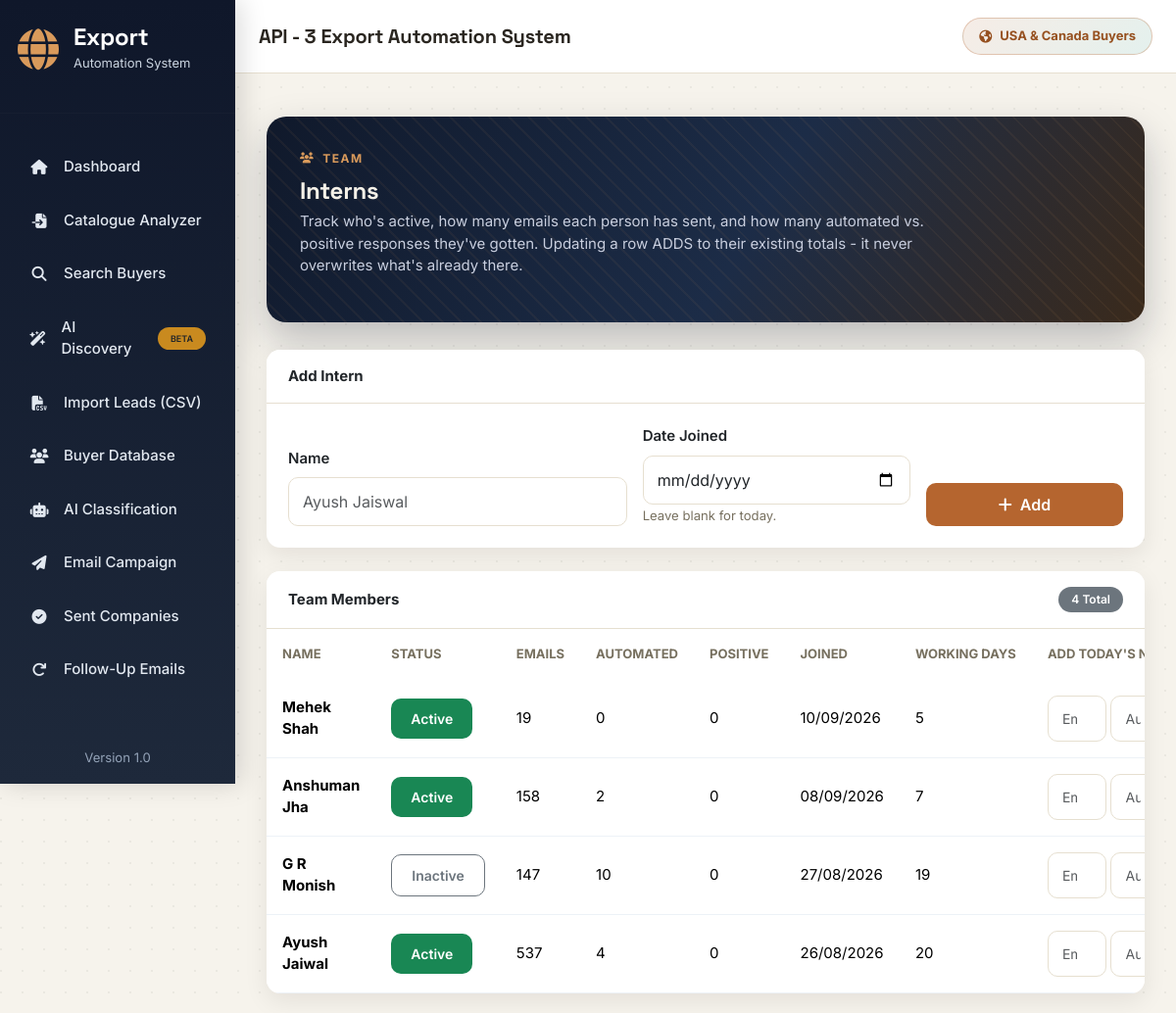
Before: /team with the older database file.
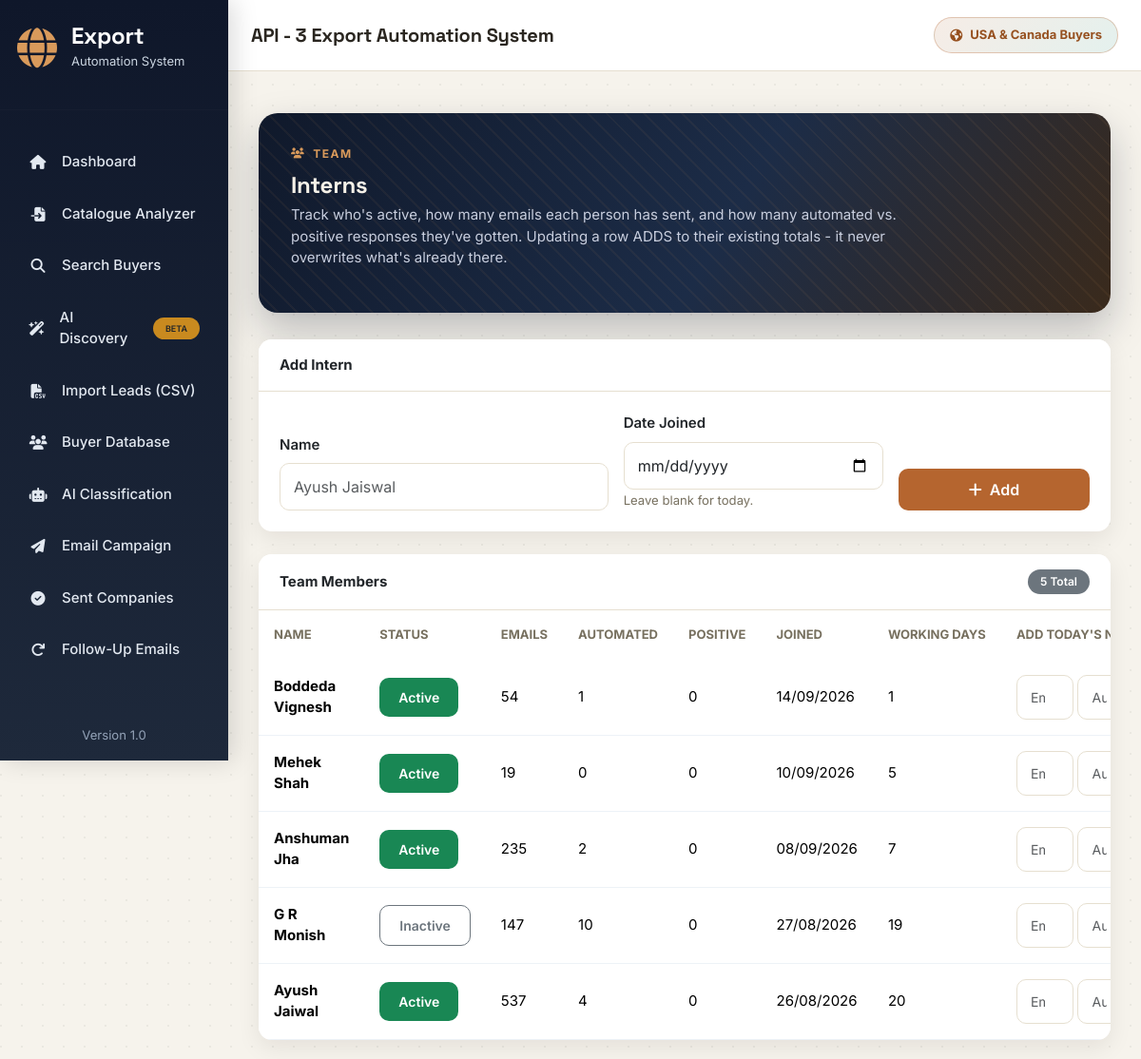
After: the same page with the newer database file.
### app/models.py (models this page shows)
class Intern(db.Model):
    __tablename__ = "interns"
    id = db.Column(db.Integer, primary_key=True)
    name = db.Column(db.String(150), nullable=False)
    status = db.Column(db.String(20), default="Active")
    emails_sent = db.Column(db.Integer, default=0)
    automated_responses = db.Column(db.Integer, default=0)
    positive_responses = db.Column(db.Integer, default=0)
    date_joined = db.Column(db.Date, nullable=False)
    created_at = db.Column(
        db.DateTime,
        default=datetime.utcnow
    )
    @property
    def total_working_days(self):
        if not self.date_joined:
            return 0
        delta = date.today() - self.date_joined
        return max(delta.days, 0)

### app/routes/team.py (the view)
@team_bp.route("/team", methods=["GET"])
def team():
    repo = InternRepository()
    return render_template(
        "team.html",
        interns=repo.all()
    )

### app/services/database/intern_repository.py (called while the page is built)
    def all(self):
        return Intern.query.order_by(
            Intern.date_joined.desc()
        ).all()

### app/templates/team.html (shortened to what this page needs)
{% extends "base.html" %}
{% block content %}
<div class="container mt-4 fade-up">
    <div class="hero-banner d-flex justify-content-between align-items-center">
        <div>
            <div class="hero-eyebrow">
                <i class="fa-solid fa-users"></i>
                Team
            </div>
            <h2>
                Interns
            </h2>
            <p>
                Track who's active, how many emails each person has sent,
                and how many automated vs. positive responses they've
                gotten. Updating a row ADDS to their existing totals -
                it never overwrites what's already there.
            </p>
        </div>
    </div>
    <div class="card mb-4">
        <div class="card-header">
            Add Intern
        </div>
        <div class="card-body">
            <form method="POST" action="{{ url_for('team.add_intern') }}">
                <div class="row g-3 align-items-end">
                    <div class="col-md-5">
                        <label class="form-label">Name</label>
                        <input
                            type="text"
                            name="name"
                            class="form-control"
                            placeholder="Ayush Jaiswal"
                            required>
                    </div>
                    <div class="col-md-4">
                        <label class="form-label">Date Joined</label>
                        <input
                            type="date"
                            name="date_joined"
                            class="form-control">
                        <small class="text-muted">Leave blank for today.</small>
                    </div>
                    <div class="col-md-3">
                        <button type="submit" class="btn btn-primary w-100">
                            <i class="fa-solid fa-plus me-1"></i> Add
                        </button>
                    </div>
                </div>
            </form>
        </div>
    </div>
    <div class="card">
        <div class="card-header d-flex justify-content-between align-items-center">
            <span>Team Members</span>
            <span class="badge bg-secondary">{{ interns|length }} Total</span>
        </div>
        {% if interns %}
        <div class="card-body p-0">
            <div class="table-responsive">
                <table class="table align-middle mb-0">
                    <thead>
                        <tr>
                            <th>Name</th>
                            <th>Status</th>
                            <th>Emails</th>
                            <th>Automated</th>
                            <th>Positive</th>
                            <th>Joined</th>
                            <th>Working Days</th>
                            <th>Add Today's Numbers</th>
                        </tr>
                    </thead>
                    <tbody>
                        {% for intern in interns %}
                        <tr>
                            <td><strong>{{ intern.name }}</strong></td>
                            <td>
                                <form method="POST" action="{{ url_for('team.toggle_status', intern_id=intern.id) }}" class="d-inline">
                                    <button
                                        type="submit"
                                        class="btn btn-sm {{ 'btn-success' if intern.status == 'Active' else 'btn-outline-secondary' }}">
                                        {{ intern.status }}
                                    </button>
                                </form>
                            </td>
                            <td>{{ intern.emails_sent }}</td>
                            <td>{{ intern.automated_responses }}</td>
                            <td>{{ intern.positive_responses }}</td>
                            <td>{{ intern.date_joined.strftime("%d/%m/%Y") if intern.date_joined else "-" }}</td>
                            <td>{{ intern.total_working_days }}</td>
                            <td style="min-width:280px;">
                                <form method="POST" action="{{ url_for('team.update_stats', intern_id=intern.id) }}" class="d-flex gap-1">
                                    <input type="number" name="emails" class="form-control form-control-sm" placeholder="Emails" min="0">
                                    <input type="number" name="automated" class="form-control form-control-sm" placeholder="Auto" min="0">
                                </form>
                            </td>
                        </tr>
                        {% endfor %}
                    </tbody>
                </table>
            </div>
        </div>
        {% endif %}
    </div>
</div>
{% endblock %}

### app/templates/base.html (shortened to what this page needs)
<!DOCTYPE html>
<html lang="en">
<head>
    <link
        href="https://cdn.jsdelivr.net/npm/bootstrap@5.3.3/dist/css/bootstrap.min.css"
        rel="stylesheet">
    <link
        rel="stylesheet"
        href="https://cdnjs.cloudflare.com/ajax/libs/font-awesome/6.6.0/css/all.min.css">
    <link
        rel="stylesheet"
        href="{{ url_for('static', filename='css/style.css') }}">
</head>
<body>
<div class="wrapper">
    <aside class="sidebar">
        <div class="logo">
            <i class="fa-solid fa-globe"></i>
            <div>
                <h4>Export</h4>
                <span>Automation System</span>
            </div>
        </div>
        <hr>
        <ul class="sidebar-menu">
            <li>
                <a href="/" class="{{ 'active' if request.path == '/' else '' }}">
                    <i class="fa-solid fa-house"></i>
                    Dashboard
                </a>
            </li>
            <li>
                <a href="/catalogue" class="{{ 'active' if request.path == '/catalogue' else '' }}">
                    <i class="fa-solid fa-file-import"></i>
                    Catalogue Analyzer
                </a>
            </li>
            <li>
                <a href="/search" class="{{ 'active' if request.path == '/search' else '' }}">
                    <i class="fa-solid fa-magnifying-glass"></i>
                    Search Buyers
                </a>
            </li>
            <li>
                <a href="/discover" class="{{ 'active' if request.path == '/discover' else '' }}">
                    <i class="fa-solid fa-wand-magic-sparkles"></i>
                    AI Discovery
                    <span class="badge bg-warning text-dark ms-1" style="font-size:9px;">BETA</span>
                </a>
            </li>
            <li>
                <a href="/import-leads" class="{{ 'active' if request.path == '/import-leads' else '' }}">
                    <i class="fa-solid fa-file-csv"></i>
                    Import Leads (CSV)
                </a>
            </li>
            <li>
                <a href="/buyers" class="{{ 'active' if request.path == '/buyers' else '' }}">
                    <i class="fa-solid fa-users"></i>
                    Buyer Database
                </a>
            </li>
            <li>
                <a href="/classify" class="{{ 'active' if request.path == '/classify' else '' }}">
                    <i class="fa-solid fa-robot"></i>
                    AI Classification
                </a>
            </li>
            <li>
                <a href="/campaign" class="{{ 'active' if request.path == '/campaign' else '' }}">
                    <i class="fa-solid fa-paper-plane"></i>
                    Email Campaign
                </a>
            </li>
            <li>
                <a href="/sent-companies" class="{{ 'active' if request.path == '/sent-companies' else '' }}">
                    <i class="fa-solid fa-circle-check"></i>
                    Sent Companies
                </a>
            </li>
            <li>
                <a href="/follow-up" class="{{ 'active' if request.path == '/follow-up' else '' }}">
                    <i class="fa-solid fa-arrow-rotate-right"></i>
                    Follow-Up Emails
                </a>
            </li>
            <li>
                <a href="/reports" class="{{ 'active' if request.path == '/reports' else '' }}">
                </a>
            </li>
        </ul>
        <div class="sidebar-footer">
            <small>
                Version 1.0
            </small>
        </div>
    </aside>
    <main class="main-content">
        <div class="topbar">
            <div class="d-flex align-items-center gap-2">
                <h3 class="mb-0">
                    API - 3 Export Automation System
                </h3>
            </div>
            <div class="usa-badge">
                <i class="fa-solid fa-earth-americas"></i>
                USA & Canada Buyers
            </div>
        </div>
        <div class="page-content">
            {% block content %}
            {% endblock %}
        </div>
    </main>
</div>
</body>
</html>

Changed rows visible on the page:
added Intern: name "Boddeda Vignesh", status "Active", emails_sent "54", automated_responses "1", positive_responses "0", date_joined "14/09/2026", total_working_days "1"
changed Intern "Anshuman Jha": emails_sent "158" → "235"
Other visible differences:
{{ interns|length }}: "4" → "5"
